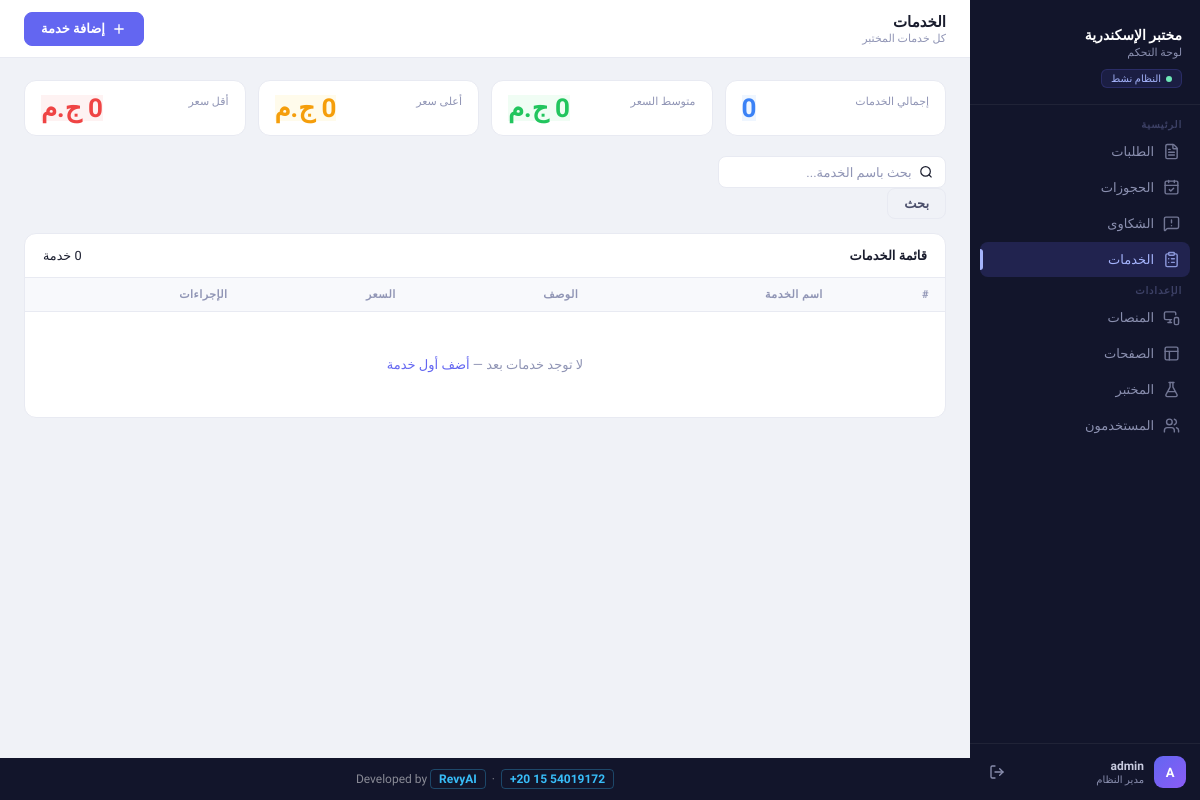
The page /services (signed in) on the database as committed earlier.
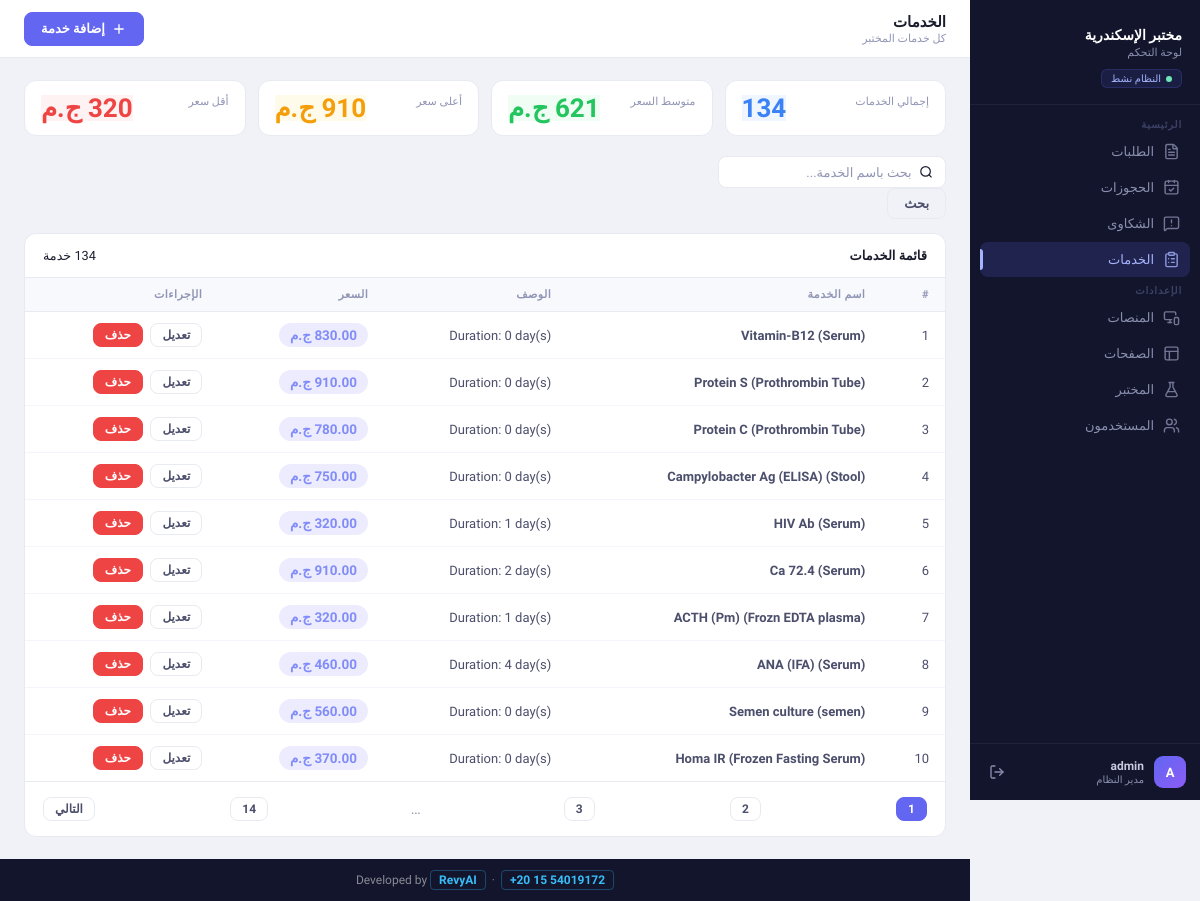
The same page on the database as committed later.
### models/models.py (models this page shows)
class User(db.Model, UserMixin):
    __tablename__ = "users"
    id = db.Column(db.Integer, primary_key=True)
    username = db.Column(db.String(50), unique=True, nullable=False)
    password = db.Column(db.String(50), nullable=False)

class Service(db.Model):
    __tablename__ = 'services'
    id = db.Column(db.Integer, primary_key=True)
    laboratory_id = db.Column(db.Integer, db.ForeignKey('laboratory.id'), nullable=False)
    name = db.Column(db.String(100), nullable=False)
    description = db.Column(db.String(200))
    price = db.Column(db.Float, nullable=False)

### app.py (the view, shortened to what this page needs)
@app.route('/services')
@login_required
def list_services():
    page = request.args.get('page', 1, type=int)
    search = request.args.get('search', '').strip() or None
    pagination, msg = ServiceService.get_all_services(
        page=page,
        per_page=10,
        search=search
    )
    return render_template(
        'services/list.html',
        services=pagination.items,
        pagination=pagination,
        search=search
    )

### app.py (called while the page is built)
@login_manager.user_loader
def load_user(user_id):
    return db.session.get(User, int(user_id))

@app.context_processor
def inject_globals():
    from models.models import Inquiry, Status
    try:
        pending_count = Inquiry.query.filter_by(status=Status.PENDING).count()
    except Exception:
        pending_count = 0
    return dict(pending_inquiries_count=pending_count)

### software_services/service_services.py (called while the page is built)
    @staticmethod
    def get_all_services(page=1, per_page=10, search=None):
        try:
            query = Service.query
            if search:
                 query = query.filter(Service.name.ilike(f"%{search}%"))
            pagination = query.order_by(Service.id.desc()).paginate(
               page=page,
               per_page=per_page,
               error_out=False
            )
            return pagination, "Success"
        except Exception as e:
            return None, str(e)

### templates/services/list.html (shortened to what this page needs)
{% extends 'base.html' %}
{% block topbar_title %}الخدمات{% endblock %}
{% block topbar_sub %}كل خدمات المختبر{% endblock %}
{% block topbar_actions %}
  <a href="{{ url_for('create_service') }}" class="btn btn-primary">
    <svg width="16" height="16" fill="none" stroke="currentColor" stroke-width="2" viewBox="0 0 24 24">
      <path d="M12 5v14M5 12h14"/>
    </svg>
    إضافة خدمة
  </a>
{% endblock %}
{% block content %}
<div class="stats-grid">
  <div class="stat-card">
    <div class="stat-label">إجمالي الخدمات</div>
    <div class="stat-value si-blue">{{ pagination.total }}</div>
  </div>
  <div class="stat-card">
    <div class="stat-label">متوسط السعر</div>
    <div class="stat-value si-green">
      {% if services %}
        {{ "%.0f"|format(services|map(attribute='price')|sum / services|length) }} ج.م
      {% else %}
        0 ج.م
      {% endif %}
    </div>
  </div>
  <div class="stat-card">
    <div class="stat-label">أعلى سعر</div>
    <div class="stat-value si-amber">
      {% if services %}
        {{ "%.0f"|format(services|map(attribute='price')|max) }} ج.م
      {% else %}
        0 ج.م
      {% endif %}
    </div>
  </div>
  <div class="stat-card">
    <div class="stat-label">أقل سعر</div>
    <div class="stat-value si-red">
      {% if services %}
        {{ "%.0f"|format(services|map(attribute='price')|min) }} ج.م
      {% else %}
        0 ج.م
      {% endif %}
    </div>
  </div>
</div>
<div class="toolbar">
  <form method="GET" action="{{ url_for('list_services') }}" class="toolbar-left">
    <div class="search-box">
      <svg width="16" height="16" fill="none" stroke="currentColor" stroke-width="2" viewBox="0 0 24 24">
        <circle cx="11" cy="11" r="8"/><path d="m21 21-4.35-4.35"/>
      </svg>
      <input
        type="text"
        name="search"
        placeholder="بحث باسم الخدمة..."
        value="{{ search or '' }}"
        class="search-input"
      >
    </div>
    <button type="submit" class="btn btn-ghost">بحث</button>
  </form>
</div>
<div class="card">
  <div class="card-header">
    <span class="card-title">قائمة الخدمات</span>
    <span class="text-muted" style="font-size:.85rem;">{{ pagination.total }} خدمة</span>
  </div>
  <div class="table-wrapper">
    <table class="table">
      <thead>
        <tr>
          <th>#</th>
          <th>اسم الخدمة</th>
          <th>الوصف</th>
          <th>السعر</th>
          <th>الإجراءات</th>
        </tr>
      </thead>
      <tbody>
        {% for service in services %}
        <tr>
          <td>{{ loop.index + (pagination.page - 1) * pagination.per_page }}</td>
          <td><strong>{{ service.name }}</strong></td>
          <td class="text-muted">{{ service.description or '—' }}</td>
          <td>
            <span style="
              background: rgba(99,102,241,.12);
              color: #818cf8;
              padding: .25rem .75rem;
              border-radius: 999px;
              font-weight: 600;
              font-size: .9rem;
            ">{{ "%.2f"|format(service.price) }} ج.م</span>
          </td>
          <td>
            <div style="display:flex;gap:.5rem;">
              <a href="{{ url_for('edit_service', service_id=service.id) }}" class="btn btn-ghost btn-sm">تعديل</a>
              <form method="POST" action="{{ url_for('delete_service', service_id=service.id) }}"
                    onsubmit="return confirm('هل أنت متأكد من حذف هذه الخدمة؟')">
                <button type="submit" class="btn btn-danger btn-sm">حذف</button>
              </form>
            </div>
          </td>
        </tr>
        {% else %}
        <tr>
          <td colspan="5" style="text-align:center;padding:3rem;color:var(--text-muted);">
            {% if search %}
              لا توجد خدمات تطابق "{{ search }}"
            {% else %}
              لا توجد خدمات بعد — <a href="{{ url_for('create_service') }}" style="color:var(--primary);">أضف أول خدمة</a>
            {% endif %}
          </td>
        </tr>
        {% endfor %}
      </tbody>
    </table>
  </div>
  {% if pagination.pages > 1 %}
  <div class="pagination">
    {% for p in pagination.iter_pages(left_edge=1, right_edge=1, left_current=2, right_current=2) %}
      {% if p %}
        <a href="{{ url_for('list_services', page=p, search=search) }}"
           class="btn btn-sm {% if p == pagination.page %}btn-primary{% else %}btn-ghost{% endif %}">{{ p }}</a>
      {% else %}
        <span style="padding:.25rem .5rem;color:var(--text-muted);">…</span>
      {% endif %}
    {% endfor %}
    {% if pagination.has_next %}
      <a href="{{ url_for('list_services', page=pagination.next_num, search=search) }}" class="btn btn-ghost btn-sm">التالي</a>
    {% endif %}
  </div>
  {% endif %}
</div>
{% endblock %}

### templates/base.html (shortened to what this page needs)
<!DOCTYPE html>
<html lang="ar" dir="rtl">
<head>
  <link rel="stylesheet" href="{{ url_for('static', filename='css/style.css') }}">
</head>
<body>
<aside class="sidebar" id="sidebar">
  <div class="sidebar-logo">
    <div class="lab-name">مختبر الإسكندرية</div>
    <div class="lab-sub">لوحة التحكم</div>
    <div class="sidebar-status">النظام نشط</div>
  </div>
  <div class="nav-section">
    <p class="nav-section-label">الرئيسية</p>
    <a href="{{ url_for('list_inquiries') }}"
       class="nav-item {% if request.endpoint == 'list_inquiries' %}active{% endif %}">
      <i data-lucide="file-text" class="nav-icon"></i>
      الطلبات
    </a>
    <a href="{{ url_for('list_bookings') }}"
       class="nav-item {% if request.endpoint == 'list_bookings' %}active{% endif %}">
      <i data-lucide="calendar-check" class="nav-icon"></i>
      الحجوزات
    </a>
    <a href="{{ url_for('list_complaints') }}"
       class="nav-item {% if request.endpoint == 'list_complaints' %}active{% endif %}">
      <i data-lucide="message-square-warning" class="nav-icon"></i>
      الشكاوى
    </a>
    <a href="{{ url_for('list_services') }}"
       class="nav-item {% if request.endpoint in ['list_services','create_service','edit_service'] %}active{% endif %}">
      <i data-lucide="clipboard-list" class="nav-icon"></i>
      الخدمات
    </a>
    <p class="nav-section-label">الإعدادات</p>
    <a href="{{ url_for('list_platforms') }}"
       class="nav-item {% if request.endpoint in ['list_platforms','create_platform','edit_platform'] %}active{% endif %}">
      <i data-lucide="monitor-smartphone" class="nav-icon"></i>
      المنصات
    </a>
    <a href="{{ url_for('list_pages') }}"
       class="nav-item {% if request.endpoint in ['list_pages','create_page','edit_page'] %}active{% endif %}">
      <i data-lucide="layout" class="nav-icon"></i>
      الصفحات
    </a>
    <a href="{{ url_for('laboratory_settings') }}"
       class="nav-item {% if request.endpoint == 'laboratory_settings' %}active{% endif %}">
      <i data-lucide="flask-conical" class="nav-icon"></i>
      المختبر
    </a>
    <a href="{{ url_for('users') }}"
       class="nav-item {% if request.endpoint in ['users','create_user','edit_user'] %}active{% endif %}">
      <i data-lucide="users" class="nav-icon"></i>
      المستخدمون
    </a>
  </div>
  <div class="sidebar-footer">
    <div class="sidebar-user">
      <div class="avatar">{{ current_user.username[0]|upper }}</div>
      <div class="user-info">
        <div class="user-name">{{ current_user.username }}</div>
        <div class="user-role">مدير النظام</div>
      </div>
      <a href="{{ url_for('logout') }}" class="logout-btn" title="تسجيل الخروج">
        <i data-lucide="log-out" style="width:16px;height:16px;"></i>
      </a>
    </div>
  </div>
</aside>
<div class="main-wrapper">
  <div class="topbar">
    <div class="topbar-left">
      <div class="topbar-title">{% block topbar_title %}{% endblock %}</div>
      <div class="topbar-sub">{% block topbar_sub %}{% endblock %}</div>
    </div>
    <div class="topbar-actions">
      {% block topbar_actions %}{% endblock %}
    </div>
  </div>
  <main class="main-content">
    {% block content %}{% endblock %}
  </main>
  <div class="site-footer">
    Developed by
    <a href="https://revyai.tech" target="_blank">RevyAI</a>
    &nbsp;·&nbsp;
    <a href="https://wa.me/201554019172" target="_blank">+20 15 54019172</a>
  </div>
</div>
</body>
</html>

Rows that differ between the two databases and show on the page:
added Service: name "Vitamin-B12 (Serum)", description "Duration: 0 day(s)", price "830.00"
added Service: name "Protein S (Prothrombin Tube)", description "Duration: 0 day(s)", price "910.00"
added Service: name "Protein C (Prothrombin Tube)", description "Duration: 0 day(s)", price "780.00"
added Service: name "Campylobacter Ag (ELISA) (Stool)", description "Duration: 0 day(s)", price "750.00"
added Service: name "HIV Ab (Serum)", description "Duration: 1 day(s)", price "320.00"
added Service: name "Ca 72.4 (Serum)", description "Duration: 2 day(s)", price "910.00"
added Service: name "ACTH (Pm) (Frozn EDTA plasma)", description "Duration: 1 day(s)", price "320.00"
added Service: name "ANA (IFA) (Serum)", description "Duration: 4 day(s)", price "460.00"
added Service: name "Semen culture (semen)", description "Duration: 0 day(s)", price "560.00"
added Service: name "Homa IR (Frozen Fasting Serum)", description "Duration: 0 day(s)", price "370.00"
Other text that changed with them:
{{ pagination.total }}: "0" → "134"
{{ "%.0f"|format(services|map(attribute='price')|sum / services|length) }}: (not shown) → "621"
{{ "%.0f"|format(services|map(attribute='price')|max) }}: (not shown) → "910"
{{ "%.0f"|format(services|map(attribute='price')|min) }}: (not shown) → "320"
text no longer shown: "0 ج.م 0 ج.م 0 ج.م لا توجد خدمات بعد — أضف أول خدمة"
text now shown: "ج.م ج.م ج.م التالي"
new list line: "1"
new list line: "2"
new list line: "3"
new list line: "14"
